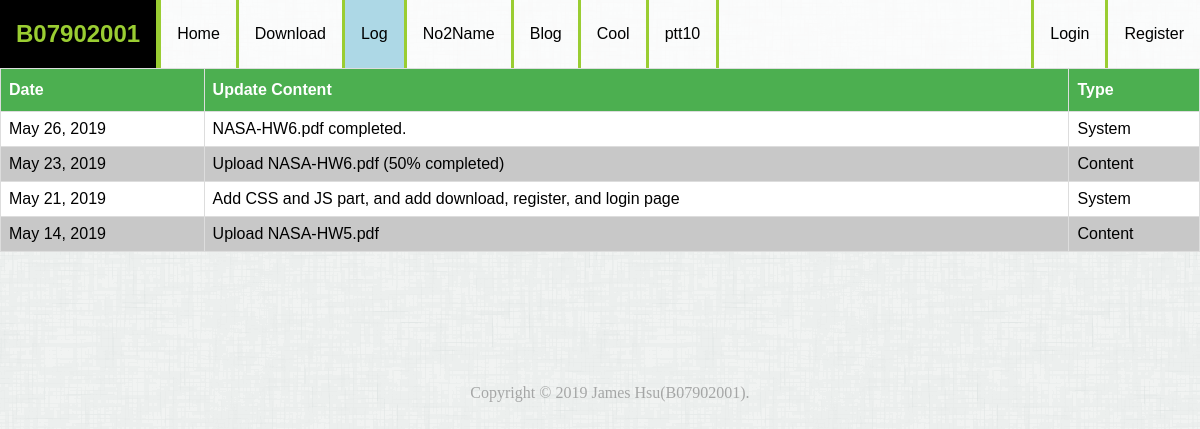
/log/, run on an earlier commit of the app's database.
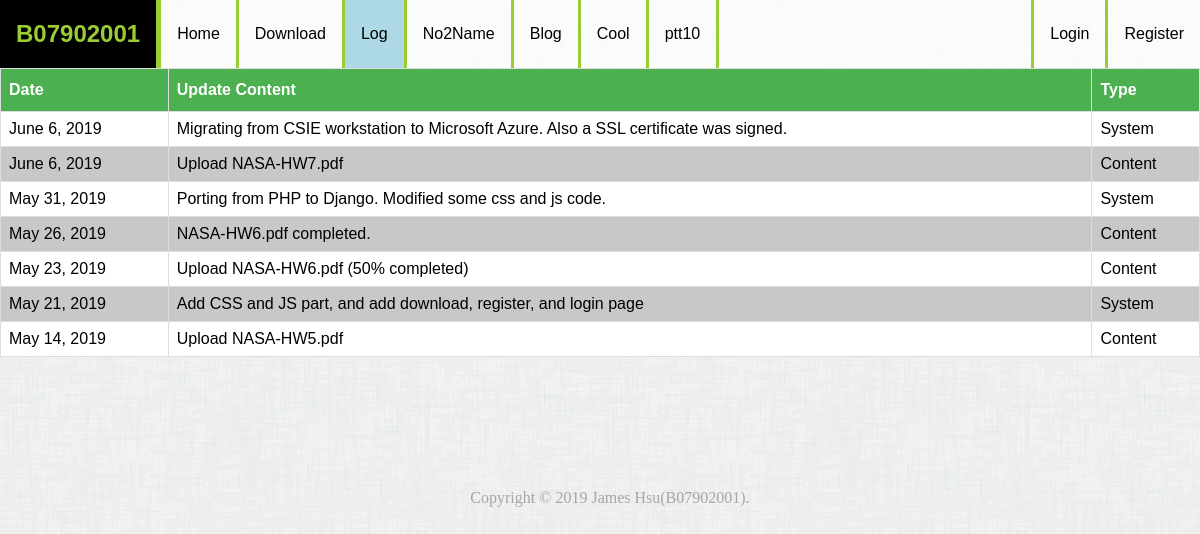
And on a later commit of the database.
### System/models.py (models this page shows, shortened)
class update_log(models.Model):
    date = models.DateField()
    is_content = models.BooleanField() # A log is either content update or system update.
    is_debug = models.BooleanField() # reserved for system log
    detail = models.CharField(max_length = 200)

### System/views.py (the view)
# urls.py: path('log/',Update_log,None,'Update_log_url_name'),
def Update_log(request):
    IP_log(request)
    log = update_log.objects.all()
    return render(request,'Update_log.html',locals())

### Report/views.py (called while the page is built)
def IP_log(request,url=None):
    x_forwarded_for = request.META.get('HTTP_X_FORWARDED_FOR')
    if x_forwarded_for:
        ip = x_forwarded_for.split(',')[0]
    else:
        ip = request.META.get('REMOTE_ADDR')
    if 'uid' in request.session:
        user = User.objects.get(id=request.session['uid'])
    else:
        user = None
    if url is None:
        url = request.get_full_path()
    data = ip_log(ip = ip, user = user,page=url)
    data.save()

### templates/Update_log.html (shortened to what this page needs)
{% include "Header.html" %}
<table class="log">
<tr>
    <th> Date </th>
    <th>Update Content</th>
    <th>Type</th>
</tr>
{% for u in log reversed %}
<tr>
    <td>{{ u.date }}</td>
    <td>{{ u.detail }} </td>
    {% if u.is_content %} <td> Content </td> {% elif u.is_debug %} <td> Debug </td> {% else %}<td> System </td> {% endif %}
</tr>
{% endfor %}
</table>
{% include "Footer.html" %}

What changed in the data, as far as the page shows it:
added update_log: date "June 6, 2019", detail "Migrating from CSIE workstation to Microsoft Azure. Also a SSL certificate was signed.", is_content "System"
added update_log: date "June 6, 2019", detail "Upload NASA-HW7.pdf", is_content "Content"
added update_log: date "May 31, 2019", detail "Porting from PHP to Django. Modified some css and js code.", is_content "System"
changed update_log "May 26, 2019": is_content "System" → "Content"
